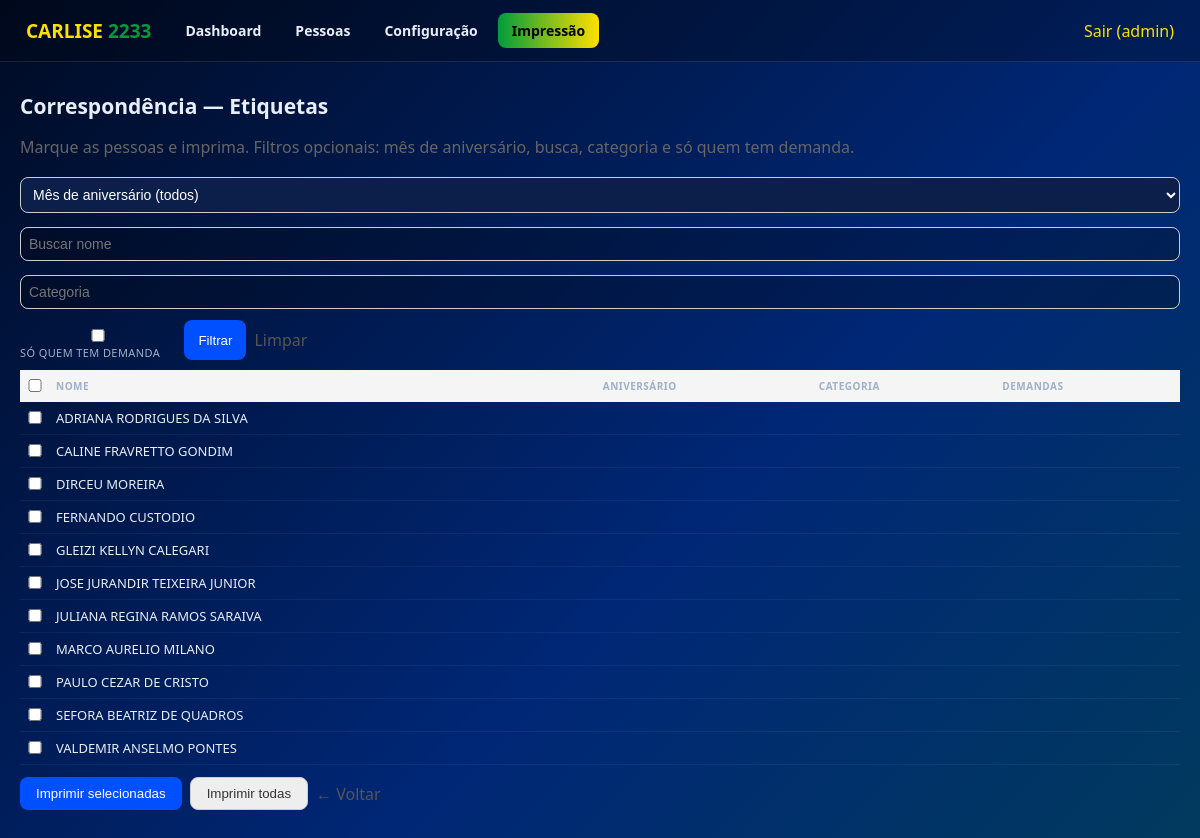
The page /impressao/correspondencia (signed in) on the database its author committed.
### tables this page shows
CREATE TABLE candidato (
    id INTEGER PRIMARY KEY AUTOINCREMENT,
    nome_completo TEXT DEFAULT '',
    nome_urna TEXT DEFAULT '',
    cnpj TEXT DEFAULT '',
    cpf TEXT DEFAULT '',
    cargo TEXT DEFAULT 'Deputada Federal',
    numero_candidatura TEXT DEFAULT '',
    partido TEXT DEFAULT '',
    sigla_partido TEXT DEFAULT '',
    coligacao TEXT DEFAULT '',
    municipio TEXT DEFAULT '',
    uf TEXT DEFAULT 'PR',
    data_nascimento TEXT DEFAULT '',
    email TEXT DEFAULT '',
    telefone TEXT DEFAULT '',
    site TEXT DEFAULT '',
    biografia TEXT DEFAULT '',
    ativo INTEGER DEFAULT 1,
    data_cadastro TEXT DEFAULT (datetime('now'))
, comite_endereco TEXT DEFAULT '', comite_telefone TEXT DEFAULT '', comite_cep TEXT DEFAULT '', comite_numero TEXT DEFAULT '', comite_bairro TEXT DEFAULT '', comite_cidade TEXT DEFAULT '', comite_uf TEXT DEFAULT '');

CREATE TABLE pessoas (id INTEGER PRIMARY KEY AUTOINCREMENT, nome TEXT, cpf TEXT UNIQUE, tipo TEXT, funcao TEXT, tratamento TEXT, nascimento TEXT, telefone TEXT, celular TEXT, email TEXT, estado_civil TEXT, endereco TEXT, numero TEXT, bairro TEXT, municipio TEXT, cep TEXT, titulo_eleitor TEXT, zona TEXT, secao TEXT, observacoes TEXT, rg TEXT, complemento TEXT, local_votacao TEXT, data_aniversario TEXT DEFAULT '', demandas TEXT DEFAULT '', categoria TEXT DEFAULT '', observacao TEXT DEFAULT '');

### app.py (the view, shortened to what this page needs)
@app.route("/impressao/correspondencia", methods=["GET","POST"])
@login_obrigatorio
def impressao_correspondencia():
    _impr_garante_colunas()
    mapa = _impr_mapa_pessoas()
    pessoas = _impr_pessoas_filtra(request)
    return render_template("impressao_correspondencia.html", cand=candidato_ativo(),
                           pessoas=pessoas, mapa=mapa)

### app.py (called while the page is built)
def conectar():
    if USAR_PG:
        import psycopg2
        return psycopg2.connect(URL)
    conn = sqlite3.connect(os.path.join(BASE_DIR, "sistema.db"))
    conn.row_factory = sqlite3.Row
    conn.execute("PRAGMA foreign_keys=ON")
    return conn

def get_db():
    if "conn" not in g:
        g.conn = conectar()
    return g.conn

@app.teardown_appcontext
def fechar(exc):
    conn = g.pop("conn", None)
    if conn is not None:
        try:
            conn.commit() if not exc else conn.rollback()
        except Exception:
            pass
        try:
            conn.close()
        except Exception:
            pass

def prep(sql):
    return sql.replace("%s", "?") if not USAR_PG else sql

def executar(sql, params=()):
    cur = get_db().cursor()
    cur.execute(prep(sql), tuple(params))
    return cur

def listar(sql, params=()):
    cur = executar(sql, params)
    linhas = cur.fetchall()
    if not linhas:
        return []
    if isinstance(linhas[0], dict):
        return [dict(l) for l in linhas]
    if hasattr(linhas[0], "keys"):
        return [dict(l) for l in linhas]
    cols = [d[0] for d in cur.description]
    return [dict(zip(cols, l)) for l in linhas]

def buscar(sql, params=()):
    linhas = listar(sql, params)
    return linhas[0] if linhas else None

def login_obrigatorio(f):
    @wraps(f)
    def env(*a, **k):
        if not session.get("user"):
            return redirect(url_for("login"))
        return f(*a, **k)
    return env

def candidato_ativo():
    try:
        return buscar("SELECT * FROM candidato WHERE ativo=1 ORDER BY id DESC LIMIT 1")
    except Exception:
        return None

@app.context_processor
def injeta_candidato():
    return {"cand": candidato_ativo()}

def _impr_conn():
    conn = _sq.connect(_IMPR_BD)
    conn.row_factory = _sq.Row
    return conn

def _impr_rows(sql, params=()):
    conn = _impr_conn()
    try:
        return conn.execute(sql, params).fetchall()
    finally:
        conn.close()

def _impr_cols(tabela):
    try:
        return [r["name"] for r in _impr_rows("PRAGMA table_info(" + tabela + ")")]
    except Exception:
        return []

def _impr_val(r, mapa, campo):
    col = mapa.get(campo)
    if not col:
        return ""
    try:
        v = r[col]
    except Exception:
        return ""
    return str(v) if v is not None else ""

### templates/impressao_correspondencia.html (shortened to what this page needs)
{% extends "base.html" %}
{% block conteudo %}
<div style="padding:10px 0">
<h1>Correspond&#234;ncia &mdash; Etiquetas</h1>
<p style="color:#666">Marque as pessoas e imprima. Filtros opcionais: m&#234;s de anivers&#225;rio, busca, categoria e s&#243; quem tem demanda.</p>
<form method="get" action="/impressao/correspondencia" style="display:flex;flex-wrap:wrap;gap:8px;margin:10px 0">
  <select name="mes" style="padding:8px;border-radius:8px;border:1px solid #ccc">
    <option value="">M&#234;s de anivers&#225;rio (todos)</option>
  </select>
  <input type="text" name="busca" value="{{ request.args.get('busca','') }}" placeholder="Buscar nome" style="padding:8px;border-radius:8px;border:1px solid #ccc">
  <input type="text" name="categoria" value="{{ request.args.get('categoria','') }}" placeholder="Categoria" style="padding:8px;border-radius:8px;border:1px solid #ccc">
  <label style="align-self:center"><input type="checkbox" name="so_demanda" value="1" {% if request.args.get('so_demanda') == '1' %}checked{% endif %}> S&#243; quem tem demanda</label>
  <button type="submit" style="background:#0050FF;color:#fff;padding:8px 14px;border-radius:8px;border:none;cursor:pointer">Filtrar</button>
  <a href="/impressao/correspondencia" style="align-self:center;color:#555">Limpar</a>
</form>
<form method="post" action="/impressao/correspondencia">
  <table style="width:100%;border-collapse:collapse;font-size:13px">
    <tr style="background:#f5f5f5">
      <th style="padding:6px;width:30px;text-align:left"><input type="checkbox" onchange="marcar_todas(this)"></th>
      <th style="padding:6px;text-align:left">Nome</th>
      <th style="padding:6px;text-align:left">Anivers&#225;rio</th>
      <th style="padding:6px;text-align:left">Categoria</th>
      <th style="padding:6px;text-align:left">Demandas</th>
    </tr>
    {% for p in pessoas %}
    <tr style="border-top:1px solid #eee">
      <td style="padding:6px"><input type="checkbox" class="chk-p" name="ids" value="{{ p.id }}"></td>
      <td style="padding:6px">{{ (p[mapa.nome] if mapa.nome else '') or '-' }}</td>
      <td style="padding:6px">{{ (p[mapa.aniversario] if mapa.aniversario else '') or '' }}</td>
      <td style="padding:6px">{{ (p[mapa.categoria] if mapa.categoria else '') or '' }}</td>
      <td style="padding:6px">{{ (p[mapa.demandas] if mapa.demandas else '') or '' }}</td>
    </tr>
    {% else %}
    <tr><td colspan="5" style="padding:14px;color:#999">Nenhuma pessoa encontrada com esses filtros.</td></tr>
    {% endfor %}
  </table>
  <div style="margin-top:12px;display:flex;gap:8px">
    <button type="submit" style="background:#0050FF;color:#fff;padding:8px 16px;border-radius:8px;border:none;cursor:pointer">Imprimir selecionadas</button>
    <button type="submit" name="todas" value="1" style="background:#eee;color:#333;padding:8px 16px;border-radius:8px;border:1px solid #ccc;cursor:pointer">Imprimir todas</button>
    <a href="/impressao" style="align-self:center;color:#555">&larr; Voltar</a>
  </div>
</form>
</div>
{% endblock %}

### templates/base.html (shortened to what this page needs)
<!doctype html>
<html lang="pt-BR">
<head>
<link rel="stylesheet" href="/static/estilo.css">
</head>
<body>
{% if session.get('user') %}
<header class="topo">
  <div class="logo"><b>{{ (cand.nome_urna or 'CARLISE').split(' ')[0] }}</b> <span>{{ cand.numero_candidatura or '2233' }}</span></div>
  <nav class="menu">
    <a href="/" class="{{ 'ativo' if request.path == '/' else '' }}">Dashboard</a>
    <a href="/pessoas" class="{{ 'ativo' if request.path.startswith('/pessoas') else '' }}">Pessoas</a> <a href="/configuracao" class="{{ 'ativo' if request.path.startswith('/configuracao') else '' }}">Configura&#231;&#227;o</a> <a href="/impressao" class="{{ 'ativo' if request.path.startswith('/impressao') else '' }}">Impress&#227;o</a>
  </nav>
  <a class="sair" href="/sair">Sair ({{ session.get('user') }})</a>
</header>
{% endif %}
<div class="container">
{% block conteudo %}{% endblock %}
</div>
</body>
</html>

### static/estilo.css (style rules this page uses)
:root { --navy:#002776;--navy2:#000b24;--verde:#009C3B;--amarelo:#FFDF00; --texto:#e8eef7;--cinza:#9fb0c7;--card:rgba(255,255,255,.05);--borda:rgba(255,255,255,.10) }
* { box-sizing:border-box }
body { margin:0;font-family:Segoe UI,Arial,sans-serif;color:var(--texto); background:linear-gradient(135deg,var(--navy2),var(--navy) 60%,#013a5e);min-height:100vh }
a { color:var(--amarelo);text-decoration:none }
.topo { display:flex;align-items:center;gap:20px;padding:13px 26px;background:rgba(0,0,0,.25); border-bottom:1px solid var(--borda);flex-wrap:wrap }
.logo { font-weight:800;font-size:19px }
.logo b { color:var(--amarelo) }
.logo span { color:var(--verde) }
.menu { display:flex;gap:6px;flex-wrap:wrap }
.menu a { padding:8px 14px;border-radius:8px;color:var(--texto);font-weight:600;font-size:14px }
.menu a.ativo,.menu a:hover { background:linear-gradient(90deg,var(--verde),var(--amarelo));color:#000 }
.sair { margin-left:auto }
.container { max-width:1200px;margin:0 auto;padding:20px }
h1 { font-size:21px;margin:0 0 4px }
table { width:100%;border-collapse:collapse;font-size:13px }
th { text-align:left;color:var(--cinza);text-transform:uppercase;font-size:10px;letter-spacing:.5px; padding:7px;border-bottom:1px solid var(--borda) }
td { padding:7px;border-bottom:1px solid rgba(255,255,255,.05) }
input,select,textarea { width:100%;padding:8px 10px;border-radius:8px;border:1px solid var(--borda); background:rgba(0,0,0,.25);color:var(--texto);font-size:14px;margin:3px 0 }
label { display:block;font-size:11px;color:var(--cinza);margin-top:6px;text-transform:uppercase;letter-spacing:.4px }
select, select option { background-color: #0b1f4a; color: #ffffff; }
select { border: 1px solid rgba(255,255,255,0.15); }

### rows shown on the page
candidato: nome_urna "CARLISE", numero_candidatura "2233"
pessoas: nome "ADRIANA RODRIGUES DA SILVA"
pessoas: nome "CALINE FRAVRETTO GONDIM"
pessoas: nome "DIRCEU MOREIRA"
pessoas: nome "FERNANDO CUSTODIO"
pessoas: nome "GLEIZI KELLYN CALEGARI"
pessoas: nome "JOSE JURANDIR TEIXEIRA JUNIOR"
pessoas: nome "JULIANA REGINA RAMOS SARAIVA"
pessoas: nome "MARCO AURELIO MILANO"
pessoas: nome "PAULO CEZAR DE CRISTO"
pessoas: nome "SEFORA BEATRIZ DE QUADROS"
pessoas: nome "VALDEMIR ANSELMO PONTES"

### other values the page prints
{{ session.get('user') }} "admin"
